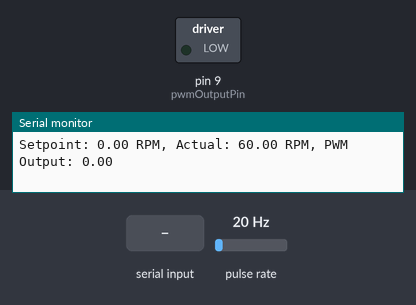
Bench run of a sketch on a simulated Arduino Uno, built with avr-gcc and run on an emulated ATmega328P. Parts: switched loads named in the sketch (green lamp = pin HIGH), the last lines printed to the serial monitor. Wiring (inferred from the names in the program): pulse sensor: data pin 2. The inputs (shaded band) are chosen by the test bench; at power-on: pulse rate 20 Hz.

Above: at 1.2 s.
1.3 s: pulse rate (sensor on pin 2) set to 4 Hz
At 1.45 s:
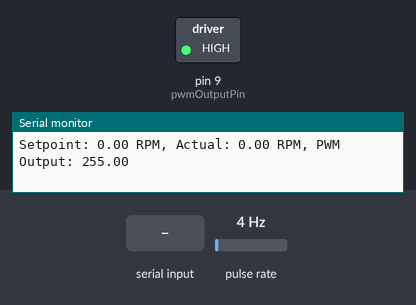
4.3 s: "90,45\n" received over Serial
At 5.48 s:
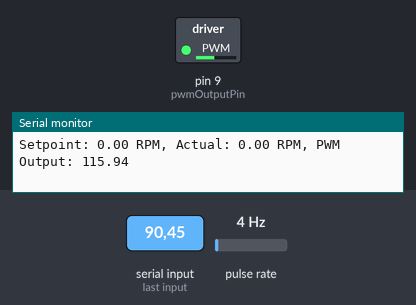
7.3 s: pulse rate (sensor on pin 2) set to 50 Hz
At 8.0 s:
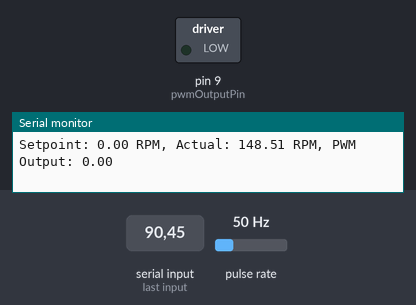
Timing chart, 0 to 10.3 s (numbered marks = the images above; inputs shaded):
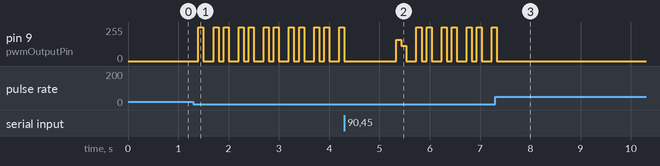

The sketch:

motor.ino
```cpp
#include <PID_v1.h>

const int hallSensorPin = 2; // 霍爾傳感器的數位輸入
const int pwmOutputPin = 9;  // PWM輸出
const int encoderPPR = 20;   // 霍爾傳感器每轉發出多少脈衝（脈衝數每轉）
volatile unsigned long pulseCount = 0; // 脈衝計數
unsigned long lastTime = 0;
double rpm = 0;   // 實際轉速
double setpoint = 0; // 目標轉速
double input = 0;    // PID的輸入
double output = 0;   // PID的輸出（PWM占空比）

// PID參數
double Kp = 2.0, Ki = 5.0, Kd = 1.0;
PID myPID(&input, &output, &setpoint, Kp, Ki, Kd, DIRECT);

void setup() {
  pinMode(hallSensorPin, INPUT_PULLUP);
  pinMode(pwmOutputPin, OUTPUT);

  attachInterrupt(digitalPinToInterrupt(hallSensorPin), countPulse, RISING);

  Serial.begin(9600);

  myPID.SetMode(AUTOMATIC);
  myPID.SetOutputLimits(0, 255); // 限制PWM輸出範圍
}

void loop() {
  unsigned long currentTime = millis();

  // 計算轉速，每100ms更新一次
  if (currentTime - lastTime >= 100) {
    noInterrupts();
    unsigned long pulses = pulseCount;
    pulseCount = 0;
    interrupts();

    rpm = (pulses * 60000.0) / (encoderPPR * (currentTime - lastTime)); // 計算轉速
    lastTime = currentTime;

    input = rpm; // 更新PID的輸入

    // 使用PID計算PWM輸出
    myPID.Compute();

    analogWrite(pwmOutputPin, (int)output);

    // 顯示目標轉速、實際轉速及PWM輸出
    Serial.print("Setpoint: ");
    Serial.print(setpoint);
    Serial.print(" RPM, Actual: ");
    Serial.print(rpm);
    Serial.print(" RPM, PWM Output: ");
    Serial.println(output);
  }

  // 讀取用戶輸入
  if (Serial.available() > 0) {
    setpoint = Serial.parseFloat();
    Serial.print("New Setpoint: ");
    Serial.println(setpoint);
  }
}

void countPulse() {
  pulseCount++;
}
```

Measured:
- after the input at 7.3 s, pin 9 (pwmOutputPin): goes on until 7.3 s, then stays 0/255
